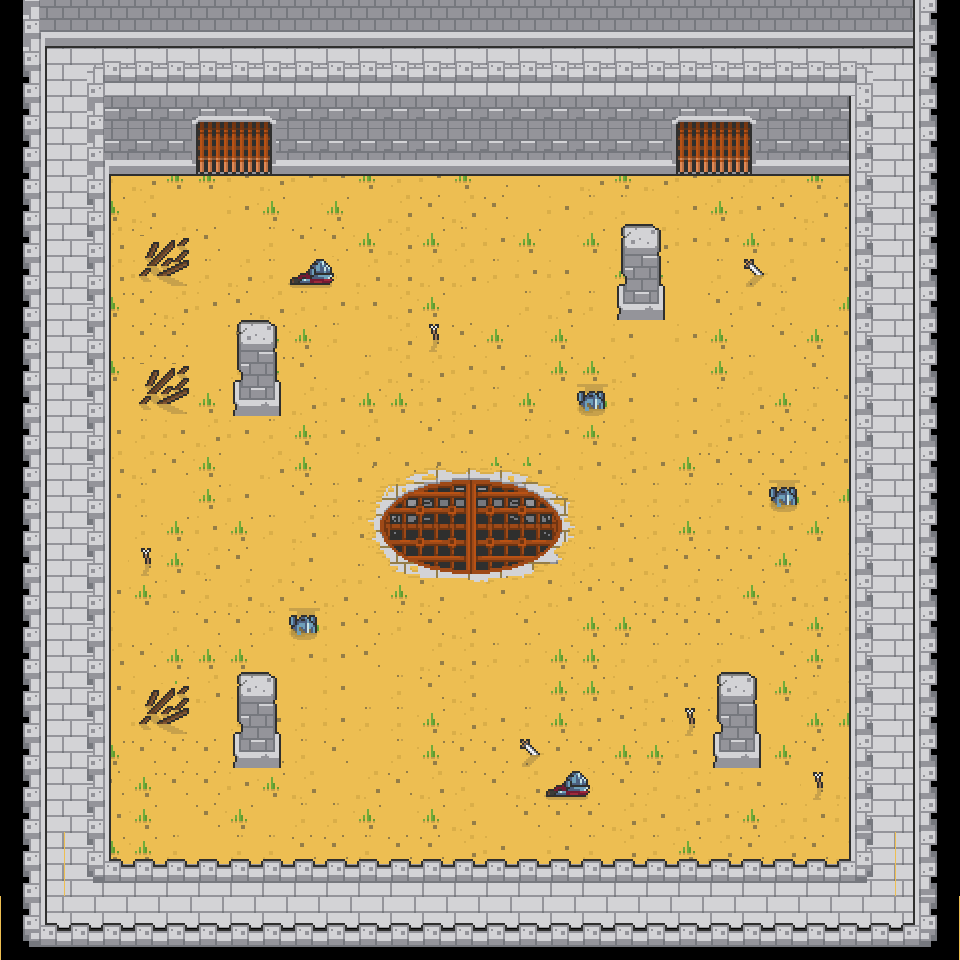

A level layout from a 2D game, rendered from its tile map. Below: a short description, then the map file with tile-grid data replaced by summaries:
An orthogonal 30x30 tile map with 32x32 px tiles, 4 tile layers (Tile Layer 1, Tile Layer 3, Tile Layer 2, Tile Layer 4) and 9 objects (SpawnArene, collision_wall).

<map version="1.9" tiledversion="1.9.2" orientation="orthogonal" renderorder="right-down" width="30" height="30" tilewidth="32" tileheight="32" infinite="0" nextlayerid="7" nextobjectid="27">
 <tileset firstgid="1" source="../tsx/BaseV2.tsx" />
 <layer id="1" name="Tile Layer 1" width="30" height="30">
  <data>[900 cells, 764 non-empty, 10 distinct tile ids]</data>
 </layer>
 <layer id="4" name="Tile Layer 3" width="30" height="30">
  <data>[900 cells, 104 non-empty, 7 distinct tile ids]</data>
 </layer>
 <layer id="3" name="Tile Layer 2" width="30" height="30">
  <data>[900 cells, 364 non-empty, 29 distinct tile ids]</data>
 </layer>
 <layer id="5" name="Tile Layer 4" width="30" height="30">
  <data>[900 cells, 132 non-empty, 56 distinct tile ids]</data>
 </layer>
 <objectgroup id="6" name="Objects">
  <object id="4" name="SpawnArene" x="464" y="518.667">
   <point />
  </object>
  <object id="6" class="collision_wall" x="96" y="15.3333" width="768" height="144.667" />
  <object id="8" x="837.667" y="14" width="105.333" height="925" />
  <object id="9" x="100" y="864" width="764" height="78.3333" />
  <object id="10" x="32" y="46" width="96" height="883" />
  <object id="23" x="243.333" y="676.667" width="25.3333" height="86" />
  <object id="24" x="723.333" y="675.667" width="25.3333" height="86" />
  <object id="25" x="628.667" y="231" width="25.3333" height="86" />
  <object id="26" x="244.667" y="326.333" width="25.3333" height="86" />
 </objectgroup>
</map>